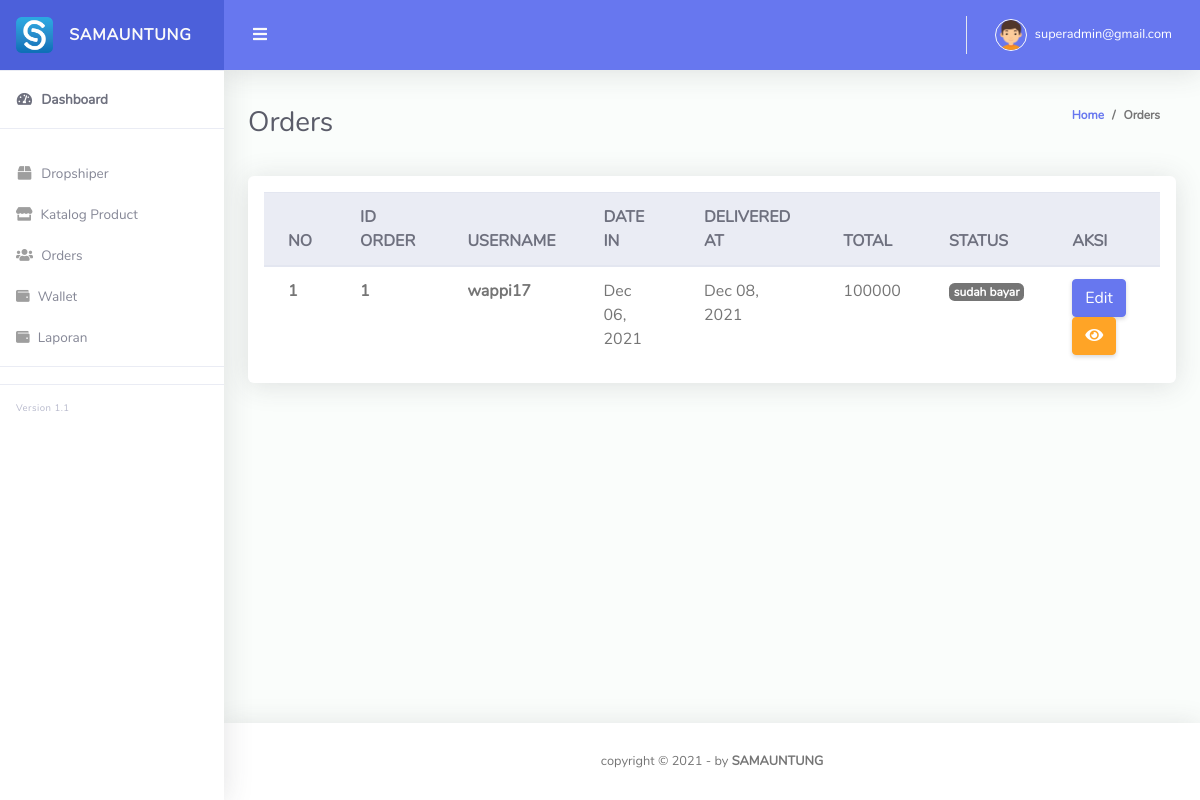
Screenshot of /Admin_samauntung/orders.php (signed in) with the database file from the repository.
### tables this page shows
CREATE TABLE `pesanan_detail` (
  `id_pesanan_detail` int(11) NOT NULL,
  `id_pesanan` int(11) NOT NULL,
  `id_customer` int(11) NOT NULL,
  `id_produk` int(11) NOT NULL,
  `jumlah` int(11) NOT NULL,
  `subtotal` int(11) NOT NULL
);

CREATE TABLE `pesanan` (
  `id_pesanan` int(11) NOT NULL,
  `tanggal_pesanan` date NOT NULL,
  `tanggal_terima` date NOT NULL,
  `status` enum('belum bayar','verifikasi','sudah bayar','sedang dikirim','selesai') NOT NULL,
  `total` int(11) NOT NULL,
  `ongkir` int(11) NOT NULL,
  `bukti_bayar` text NOT NULL,
  `keterangan` text NOT NULL
);

CREATE TABLE `customer` (
  `id_customer` int(11) NOT NULL,
  `username` varchar(100) NOT NULL,
  `nama` varchar(100) NOT NULL,
  `email_cs` varchar(255) NOT NULL,
  `alamat` varchar(255) NOT NULL,
  `date_register` date NOT NULL,
  `foto` varchar(255) NOT NULL
);

### Admin_samauntung/orders.php (the view, shortened to what this page needs)
<?php
require "config/function.php";
?>
<!DOCTYPE html>
<html lang="en">
<head>
  <link href="vendor/fontawesome-free/css/all.min.css" rel="stylesheet" type="text/css">
  <link href="vendor/bootstrap/css/bootstrap.min.css" rel="stylesheet" type="text/css">
  <link href="css/ruang-admin.min.css" rel="stylesheet">
  <link href="vendor/datatables/dataTables.bootstrap4.min.css" rel="stylesheet">
</head>
<body id="page-top">
  <div id="wrapper">
    <?php require "components/sidebar.php"?>
    <div id="content-wrapper" class="d-flex flex-column">
      <div id="content">
        <?php require "components/topbar.php"?>
        <div class="container-fluid" id="container-wrapper">
          <div class="d-sm-flex align-items-center justify-content-between mb-4">
            <h1 class="h3 mb-0 text-gray-800">Orders</h1>
            <ol class="breadcrumb">
              <li class="breadcrumb-item"><a href="./">Home</a></li>
              <li class="breadcrumb-item">Orders</li>
            </ol>
          </div>
          <div class="row">
            <div class="col-md-12">
             <div class="card mb-4">
              <div class="table-responsive p-3">
                <table class="table align-items-center table-flush table-hover" id="dataTableHover">
                  <thead class="thead-light">
                    <tr>
                      <th>NO</th>
                      <th>ID ORDER</th>
                      <th>USERNAME</th>
                      <th>DATE IN</th>
                      <th>DELIVERED AT</th>
                      <th>TOTAL</th>
                      <th>STATUS</th>
                      <th>AKSI</th>
                    </tr>
                  </thead>
                  <tbody>
                  <?php $i=1 ?>
                  <?php
                  $query = "SELECT * FROM pesanan_detail
                  INNER JOIN produk ON pesanan_detail.id_produk = produk.id_produk
                  INNER JOIN pesanan ON pesanan_detail.id_pesanan = pesanan.id_pesanan
                  INNER JOIN customer ON pesanan_detail.id_customer = customer.id_customer
                  ";
                  $sql_rm = mysqli_query($conn, $query) or die (mysqli_error($conn));
                  while ($data = mysqli_fetch_array($sql_rm)) {
                  ?>
                      <tr>
                        <td scope="row"><b><?= $i++ ?></b></td>
                        <td><b><?=$data["id_pesanan"]?></b></td>
                        <td><b><?=$data["username"]?></b></td>
                        <td><?=date('M d, Y', strtotime($data["tanggal_pesanan"]))?></td>
                        <td><?=date('M d, Y', strtotime($data["tanggal_terima"]))?></td>
                        <td><?=$data["total"]?></td>
                        <td><span class="badge badge-secondary"><?=$data["status"]?></span></td>
                        <td><a href="edit_order.php?id_pesanan=<?=$data["id_pesanan"]?>" class="btn btn-primary"><i class="material-icons"></i>Edit</a>
                          <a href="detail_order.php?id=<?=$data["id_pesanan"]?>" class="btn btn-warning" id=set_dtl" data-toggle="modal" data-target="#order-detail"><i class="fas fa-eye"></i></a>
                        </td>
                      </tr>
                    <?php } ?>
                  </tbody>
                </table>
              </div>
            </div>
          </div>
        </div>
        </div>
      </div>
    <?php require "components/footer.php"?>
    </div>
  </div>
</body>
</html>

### Admin_samauntung/components/sidebar.php (shortened to what this page needs)
<ul class="navbar-nav sidebar sidebar-light accordion" id="accordionSidebar">
      <a class="sidebar-brand d-flex align-items-center justify-content-center" href="index.html">
        <div class="sidebar-brand-icon">
          <img src="img/logo/logo.png">
        </div>
        <div class="sidebar-brand-text mx-3">SAMAUNTUNG</div>
      </a>
      <hr class="sidebar-divider my-0">
      <li class="nav-item active">
        <a class="nav-link" href="index.php">
          <i class="fas fa-fw fa-tachometer-alt"></i>
          <span>Dashboard</span></a>
      </li>
      <hr class="sidebar-divider">
      <li class="nav-item">
        <a class="nav-link" href="customer.php">
        <i class="fas fa-fw fa-solid fa-box"></i>
          <span>Dropshiper</span>
        </a>
      </li>
      <li class="nav-item">
        <a class="nav-link" href="produk.php">
        <i class="fas fa-store"></i>
          <span>Katalog Product</span>
        </a>
      <li class="nav-item">
        <a class="nav-link" href="orders.php">
        <i class="fas fa-users"></i>
          <span>Orders</span>
        </a>
      </li>
      <li class="nav-item">
        <a class="nav-link" href="wallet.php">
        <i class="fas fa-wallet"></i>
          <span>Wallet</span>
        </a>
      </li>
      <li class="nav-item">
        <a class="nav-link" href="laporan.php">
        <i class="fas fa-wallet"></i>
          <span>Laporan</span>
        </a>
      </li>
      <hr class="sidebar-divider">
      <hr class="sidebar-divider">
      <div class="version" id="version-ruangadmin"></div>
    </ul>

### Admin_samauntung/components/topbar.php (shortened to what this page needs)
<nav class="navbar navbar-expand navbar-light bg-navbar topbar mb-4 static-top">
          <button id="sidebarToggleTop" class="btn btn-link rounded-circle mr-3">
            <i class="fa fa-bars"></i>
          </button>
          <ul class="navbar-nav ml-auto">
            <li class="nav-item dropdown no-arrow">
              <a class="nav-link dropdown-toggle" href="#" id="userDropdown" role="button" data-toggle="dropdown"
                aria-haspopup="true" aria-expanded="false">
                <img class="img-profile rounded-circle" src="img/boy.png" style="max-width: 60px">
                <span class="ml-2 d-none d-lg-inline text-white small"><?= $_SESSION['email-admin']; ?></span>
              </a>
            </li>
          </ul>
        </nav>

### Admin_samauntung/components/footer.php
<footer class="sticky-footer bg-white">
        <div class="container my-auto">
          <div class="copyright text-center my-auto">
            <span>copyright &copy; <script> document.write(new Date().getFullYear()); </script> - by
              <b>SAMAUNTUNG</a></b>
            </span>
          </div>
        </div>
      </footer>

### rows the page displays
pesanan_detail: id_pesanan.id_pesanan "1", id_customer.username "wappi17", id_pesanan.tanggal_pesanan "Dec 06, 2021", id_pesanan.tanggal_terima "Dec 08, 2021", id_pesanan.total "100000", id_pesanan.status "sudah bayar"

### other values shown
$_SESSION['email-admin'] "superadmin@gmail.com"
